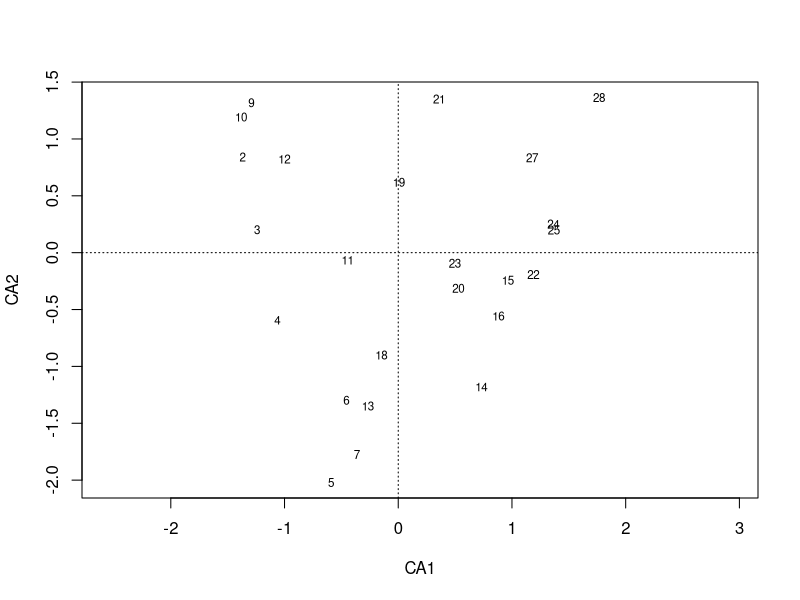
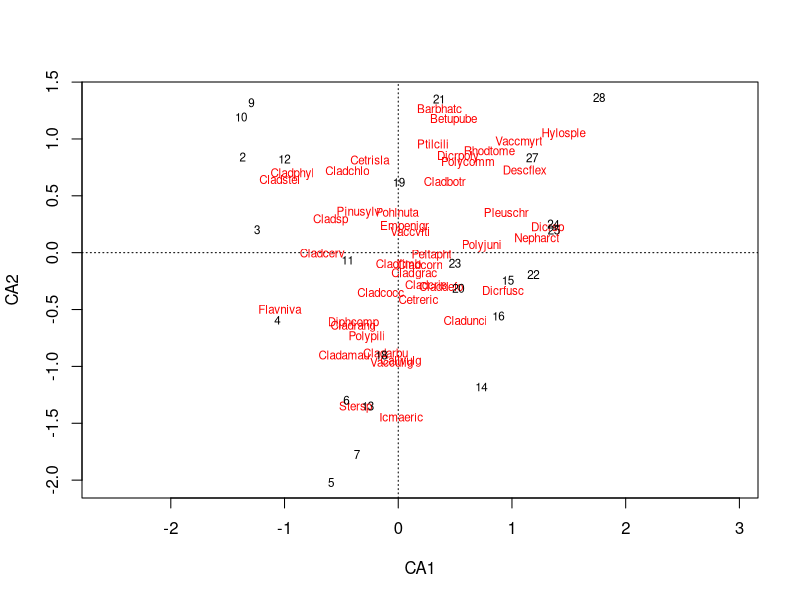
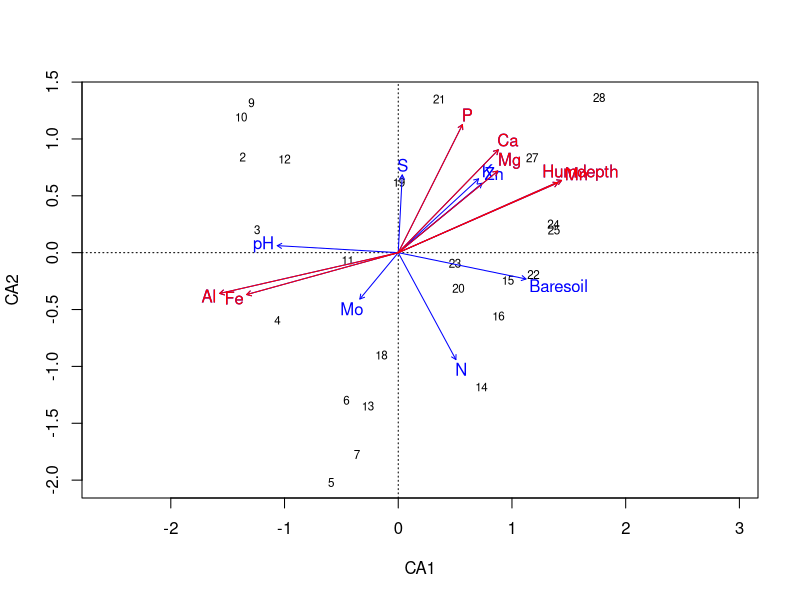
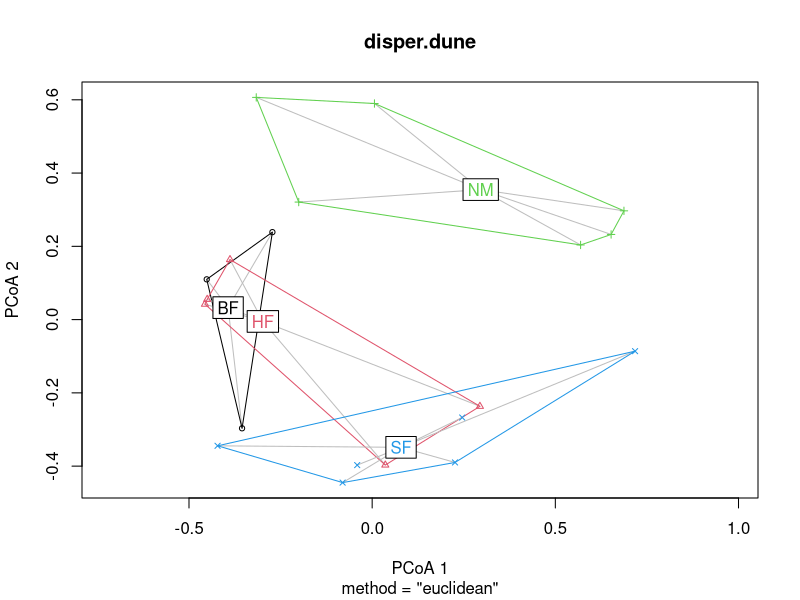

The R script that drew these images, in order:
## ---- chunk 1
library(vegan)
## ---- chunk 2
(data(varespec))
## ---- chunk 3
class(varespec)
varesepc.matrix <- as.matrix(varespec)

class(varesepc.matrix)
## ---- chunk 4
ca.varespec<-cca(varespec)
## ---- chunk 5
summary(ca.varespec)
## ---- chunk 6
plot(ca.varespec, display = "sites")
## ---- chunk 7
plot(ca.varespec, display = c("sites", "species"))
## ---- chunk 8
(data(varechem))
## ---- chunk 9
#centrer-réduire
varechem<-scale(varechem)
## ---- chunk 10
(envfit.varechem<-envfit(ca.varespec, varechem))
## ---- chunk 11
plot(ca.varespec, display = "sites")
plot(envfit.varechem)
plot(envfit.varechem, p.max = 0.05, col = "red")#Les correlations significatives apparaissent en rouge
## ---- chunk 12
data(dune)
data(dune.env)
str(dune.env)
## ---- chunk 13
dune.dist<-vegdist(decostand(dune ,method='hellinger'), method='euclid')
## ---- chunk 14
disper.dune<-betadisper(dune.dist, dune.env$Management)
anova(disper.dune)#pour effectuer un test de signification
## ---- chunk 15
(permanova.dune<-adonis2(dune.dist ~ Management, data = dune.env))
## ---- chunk 16
plot(disper.dune)
